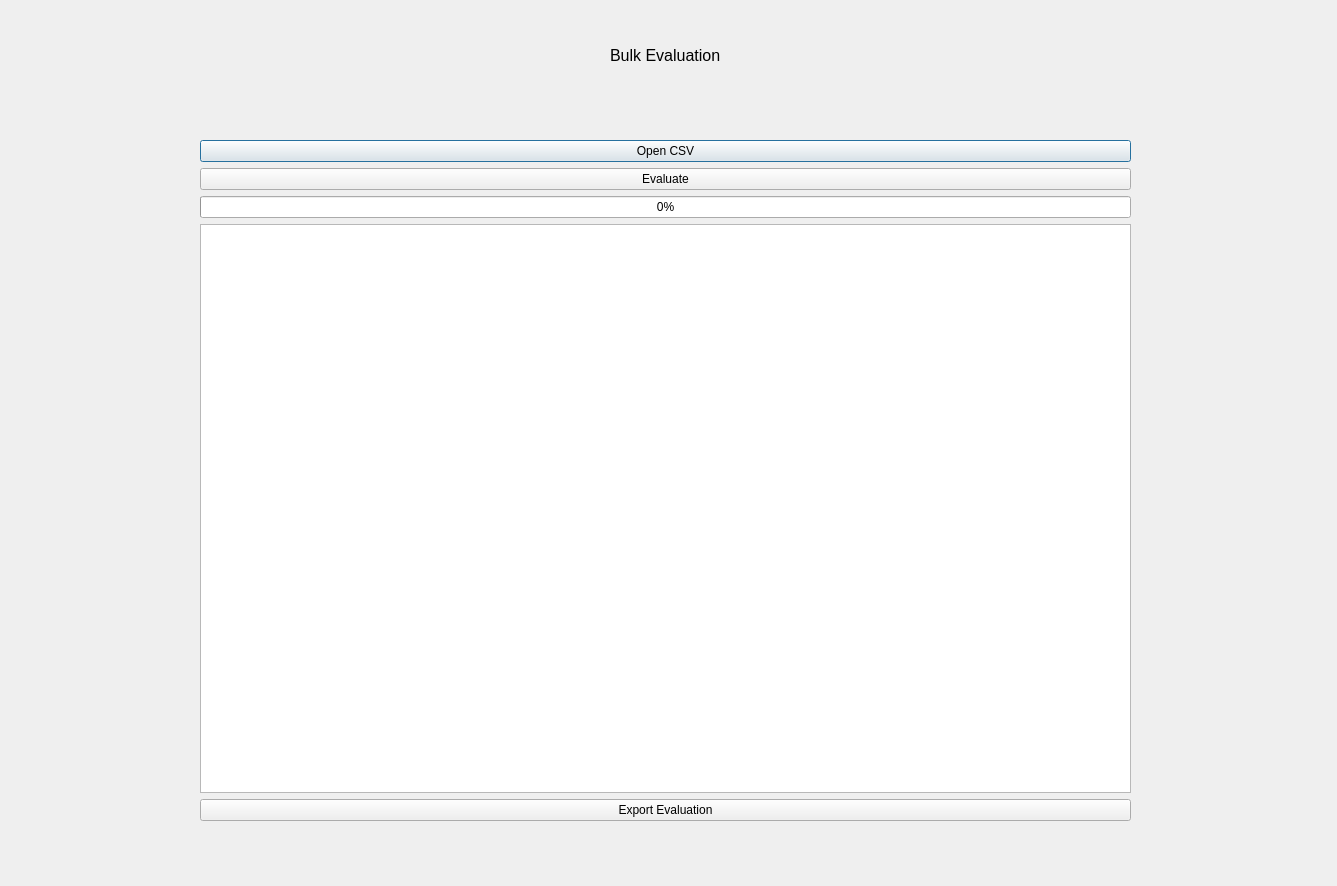
<?xml version="1.0" encoding="UTF-8"?>
<ui version="4.0">
 <class>Bulkeva</class>
 <widget class="QDialog" name="Bulkeva">
  <property name="geometry">
   <rect>
    <x>0</x>
    <y>0</y>
    <width>1337</width>
    <height>886</height>
   </rect>
  </property>
  <property name="windowTitle">
   <string>Dialog</string>
  </property>
  <widget class="QLabel" name="label">
   <property name="geometry">
    <rect>
     <x>610</x>
     <y>20</y>
     <width>351</width>
     <height>71</height>
    </rect>
   </property>
   <property name="font">
    <font>
     <pointsize>12</pointsize>
    </font>
   </property>
   <property name="text">
    <string>Bulk Evaluation</string>
   </property>
  </widget>
  <widget class="QWidget" name="layoutWidget">
   <property name="geometry">
    <rect>
     <x>200</x>
     <y>140</y>
     <width>931</width>
     <height>681</height>
    </rect>
   </property>
   <layout class="QVBoxLayout" name="verticalLayout">
    <item>
     <widget class="QPushButton" name="pushButton_OPENCSV">
      <property name="text">
       <string>Open CSV</string>
      </property>
     </widget>
    </item>
    <item>
     <widget class="QPushButton" name="pushButton_bulkeva">
      <property name="text">
       <string>Evaluate</string>
      </property>
     </widget>
    </item>
    <item>
     <widget class="QProgressBar" name="progressBar">
      <property name="value">
       <number>0</number>
      </property>
     </widget>
    </item>
    <item>
     <widget class="QTextEdit" name="resultLabel"/>
    </item>
    <item>
     <widget class="QPushButton" name="pushButton_export">
      <property name="text">
       <string>Export Evaluation</string>
      </property>
     </widget>
    </item>
   </layout>
  </widget>
 </widget>
 <resources/>
 <connections/>
</ui>
